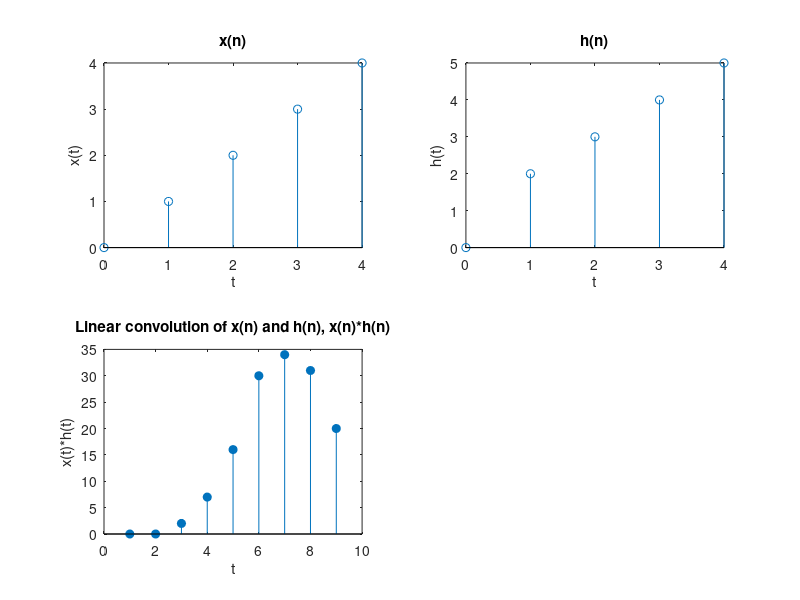

This chart was generated by the following MATLAB code:
%% Linear Convolution of x[n]={0,1,2,3,4} and h[n]={0,2,3,4,5}

t=[0,1,2,3,4]
x = [0,1,2,3,4]
h = [0,2,3,4,5]
clin = conv(x,h)
subplot(2,2,1)
stem(t,x)
title("x(n)")
xlabel("t")
ylabel("x(t)")

subplot(2,2,2)
stem(t,h)
title("h(n)")
xlabel("t")
ylabel("h(t)")

subplot(2,2,3)
stem(clin, 'filled')
title("Linear convolution of x(n) and h(n), x(n)*h(n)")
xlabel("t")
ylabel("x(t)*h(t)")

